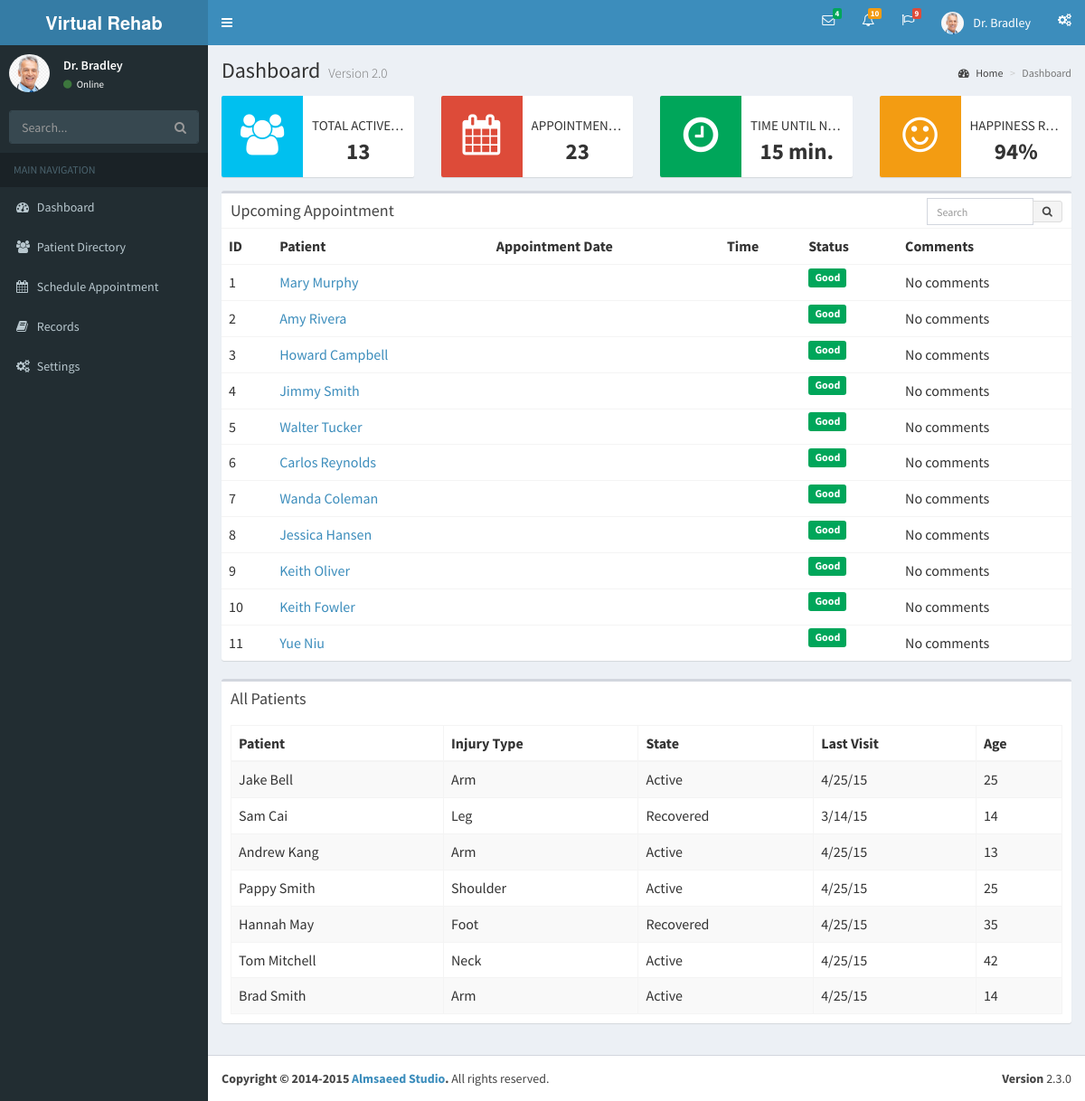
The app's page /, older data.
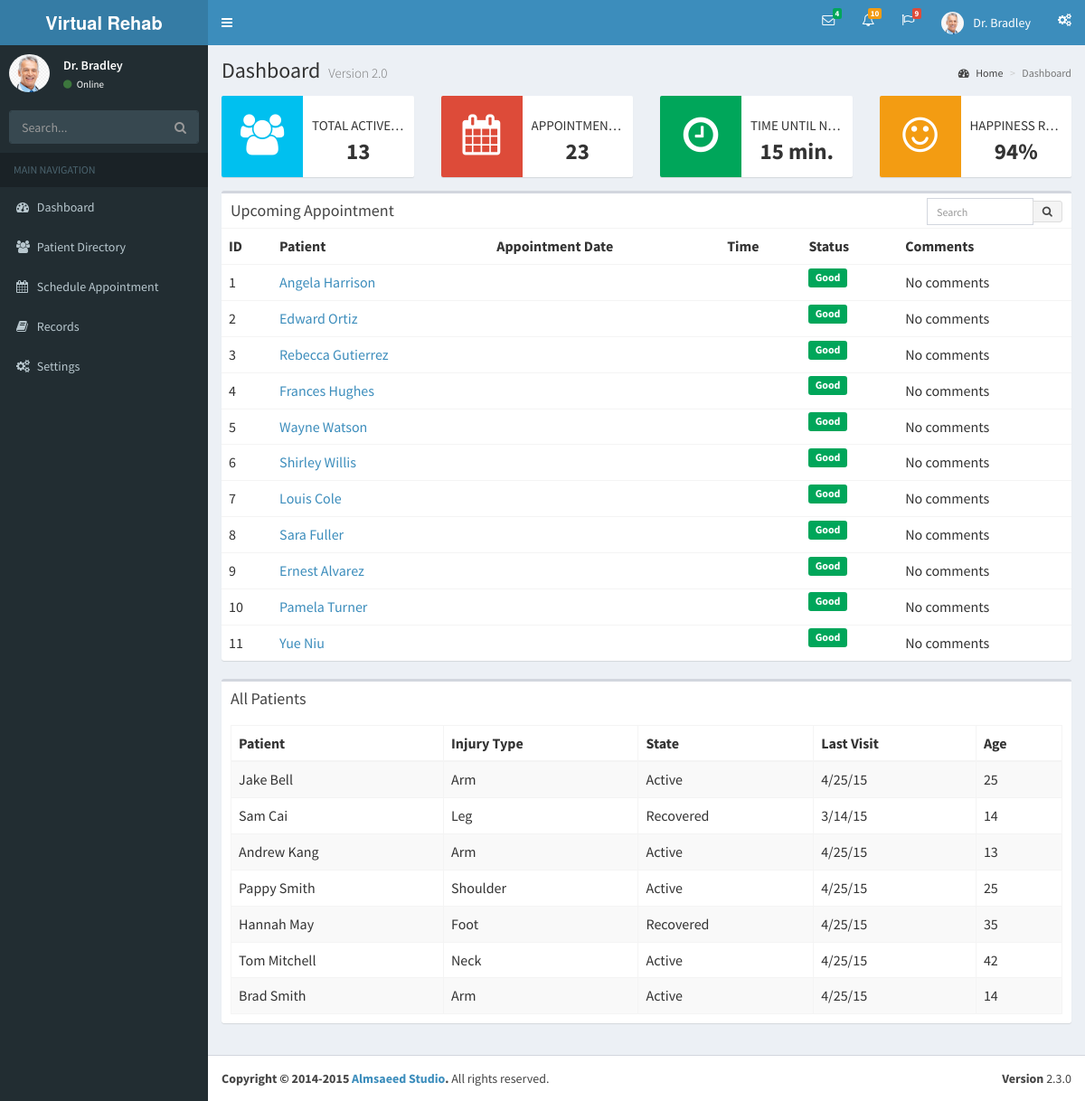
The same page, newer data.
### dashboard/models.py (models this page shows, shortened)
@python_2_unicode_compatible
class Patient(models.Model):
    doctor = models.ForeignKey(Doctor, on_delete=models.CASCADE)
    GENDER_CHOICES = (
        ('Male', 'Male'),
        ('Female', 'Female'),
    )
    first_name = models.CharField(max_length=20)
    last_name = models.CharField(max_length=20)
    def _get_full_name(self):
        return '%s %s' % (self.first_name, self.last_name)
    full_name = property(_get_full_name)
    DOB = models.DateField()
    def get_age(self):
        today = date.today()
        delta = today - self.DOB
        return delta.days / 365
    age = property(get_age)
    pub_date = models.DateTimeField('date published')
    last_appointment = models.DateTimeField(null=True, blank=True)
    gender = models.CharField(max_length=1, choices=GENDER_CHOICES)
    rehab_focus = models.CharField(max_length=20)
    phone_number = models.CharField(max_length=10)
    address = models.CharField(max_length=50)
    previous_injuries = models.CharField(max_length=50)
    notes = models.CharField(max_length=200)
    recovery_percentage = models.IntegerField(default=0)
    dummy_image = models.CharField(max_length=200, default="http://pixel.nymag.com/imgs/daily/intelligencer/2015/08/10/10-donald-trump-debate.w750.h560.2x.jpg")
    next_appointment = models.DateTimeField(null=True, blank=True)

### dashboard/views.py (the view)
# urls.py: url(r'^$', views.index, name='index'),
def index(request):
    upcoming_appointments = "temp"
    patient_list = Patient.objects.all()
    context = {
        'upcoming_appointments': upcoming_appointments,
        'patient_list': patient_list
        }
    return render(request, 'dashboard/index.html', context)

### dashboard/templates/dashboard/index.html (shortened to what this page needs)
{% extends 'base.html' %}
{% load staticfiles %}
{% block content %}
      <div class="content-wrapper" style="min-height:100%">
        <section class="content-header">
          <h1>
            Dashboard
            <small>Version 2.0</small>
          </h1>
          <ol class="breadcrumb">
            <li><a href="#"><i class="fa fa-dashboard"></i> Home</a></li>
            <li class="active">Dashboard</li>
          </ol>
        </section>
        <section class="content">
          <div class="row">
            <div class="col-md-3 col-sm-6 col-xs-12">
              <div class="info-box">
                <span class="info-box-icon bg-aqua"><i style="margin-top: 20px;" class="fa fa-users"></i></span>
                <div style="text-align:center;" class="info-box-content">
                  <span class="info-box-text" style="font-size:15px; padding-top:17px;">Total Active Patients</span>
                  <span class="info-box-number" style="font-size:25px;">13<small></small></span>
                </div>
              </div>
            </div>
            <div class="col-md-3 col-sm-6 col-xs-12">
              <div class="info-box">
                <span class="info-box-icon bg-red"><i style="margin-top: 20px;" class="fa fa-calendar"></i></span>
                <div style="text-align:center;" class="info-box-content">
                  <span class="info-box-text" style="font-size:15px; padding-top:17px;">Appointments this Week</span>
                  <span class="info-box-number" style="font-size:25px;">23</span>
                </div>
              </div>
            </div>
            <div class="col-md-3 col-sm-6 col-xs-12">
              <div style="text-align:center;" class="info-box">
                <span class="info-box-icon bg-green"><i style="margin-top: 20px;" class="fa fa-clock-o"></i></span>
                <div class="info-box-content">
                  <span class="info-box-text" style="font-size:15px; padding-top:17px;">Time until next Appointment</span>
                  <span class="info-box-number" style="font-size:25px;">15 min.</span>
                </div>
              </div>
            </div>
            <div class="col-md-3 col-sm-6 col-xs-12">
              <div style="text-align:center;" class="info-box">
                <span class="info-box-icon bg-yellow"><i style="margin-top: 20px;" class="fa fa-smile-o"></i></span>
                <div class="info-box-content">
                  <span class="info-box-text" style="font-size:15px; padding-top:17px;">Happiness Rating</span>
                  <span class="info-box-number" style="font-size:25px;">94%</span>
                </div>
              </div>
            </div>
          </div>
          <div class="row">
            <div class="col-xs-12">
              <div class="box">
                <div class="box-header">
                  <h3 class="box-title">Upcoming Appointment</h3>
                  <div class="box-tools">
                    <div class="input-group" style="width: 150px;">
                      <input type="text" name="table_search" class="form-control input-sm pull-right" placeholder="Search">
                      <div class="input-group-btn">
                        <button class="btn btn-sm btn-default"><i class="fa fa-search"></i></button>
                      </div>
                    </div>
                  </div>
                </div>
                <div class="box-body table-responsive no-padding">
                  <table class="table table-hover">
                    <tr>
                      <th>ID</th>
                      <th>Patient</th>
                      <th>Appointment Date</th>
                      <th>Time</th>
                      <th>Status</th>
                      <th>Comments</th>
                    </tr>
                    {% for patient in patient_list %}
                      <tr>
                        <td>{{ patient.id }}</td>
                        <td><a href="{% url 'dashboard:profile' patient.id %}">{{ patient.full_name }}</a></td>
                        <td>{{ patient.next_appointment|date:'n/j/Y' }}</td>
                        <td>{{ patient.next_appointment|date:'P' }}</td>
                        <td><span class="label label-success">Good</span></td>
                        <td>No comments</td>
                      </tr>
                    {% endfor %}
                  </table>
                </div>
              </div>
            </div>
          </div>
                    <div class="row">
            <div class="col-xs-12">
              <div class="box">
                <div class="box-header">
                  <h3 class="box-title">All Patients</h3>
                </div>
                <div class="box-body">
                  <table id="example1" class="table table-bordered table-striped">
                    <thead>
                      <tr>
                        <th>Patient</th>
                        <th>Injury Type</th>
                        <th>State</th>
                        <th>Last Visit</th>
                        <th>Age</th>
                      </tr>
                    </thead>
                    <tbody>
                      <tr>
                        <td>Jake Bell</td>
                        <td>Arm</td>
                        <td>Active</td>
                        <td> 4/25/15</td>
                        <td>25</td>
                      </tr>
                      <tr>
                        <td>Sam Cai</td>
                        <td>Leg</td>
                        <td>Recovered</td>
                        <td>3/14/15</td>
                        <td>14</td>
                      </tr>
                       <tr>
                        <td>Andrew Kang</td>
                        <td>Arm</td>
                        <td>Active</td>
                        <td> 4/25/15</td>
                        <td>13</td>
                      </tr>
                       <tr>
                        <td>Pappy Smith</td>
                        <td>Shoulder</td>
                        <td>Active</td>
                        <td> 4/25/15</td>
                        <td>25</td>
                      </tr>
                       <tr>
                        <td>Hannah May</td>
                        <td>Foot</td>
                        <td>Recovered</td>
                        <td> 4/25/15</td>
                        <td>35</td>
                      </tr>
                       <tr>
                        <td>Tom Mitchell</td>
                        <td>Neck</td>
                        <td>Active</td>
                        <td> 4/25/15</td>
                        <td>42</td>
                      </tr>
                       <tr>
                        <td>Brad Smith</td>
                        <td>Arm</td>
                        <td>Active</td>
                        <td> 4/25/15</td>
                        <td>14</td>
                      </tr>
                  </table>
                </div>
              </div>
            </div>
          </div>
        </section>
      </div>
      <footer class="main-footer">
        <div class="pull-right hidden-xs">
          <b>Version</b> 2.3.0
        </div>
        <strong>Copyright &copy; 2014-2015 <a href="http://almsaeedstudio.com">Almsaeed Studio</a>.</strong> All rights reserved.
      </footer>
{% endblock %}

### dashboard/templates/base.html (shortened to what this page needs)
{% load bootstrap3 %}
{% bootstrap_css %}
{% load staticfiles %}
<head>
    <link rel="stylesheet" href="/static/bootstrap/css/bootstrap.min.css">
    <link rel="stylesheet" href="https://maxcdn.bootstrapcdn.com/font-awesome/4.4.0/css/font-awesome.min.css">
    <link rel="stylesheet" href="https://code.ionicframework.com/ionicons/2.0.1/css/ionicons.min.css">
    <link rel="stylesheet" href="/static/plugins/jvectormap/jquery-jvectormap-1.2.2.css">
    <link rel="stylesheet" href="/static/plugins/datatables/dataTables.bootstrap.css">
    <link rel="stylesheet" href="/static/dist/css/AdminLTE.min.css">
    <link rel="stylesheet" href="/static/dist/css/skins/_all-skins.min.css">
</head>
  <body class="hold-transition skin-blue sidebar-mini">
    <div class="wrapper">
    <header class="main-header">
        <a href="{% url 'dashboard:index' %}" class="logo">
          <span class="logo-lg"><b>Virtual Rehab Platform</b></span>
        </a>
        <nav class="navbar navbar-static-top" role="navigation">
          <a href="#" class="sidebar-toggle" data-toggle="offcanvas" role="button">
          </a>
          <div class="navbar-custom-menu">
            <ul class="nav navbar-nav">
              <li class="dropdown messages-menu">
                <a href="#" class="dropdown-toggle" data-toggle="dropdown">
                  <i class="fa fa-envelope-o"></i>
                  <span class="label label-success">4</span>
                </a>
              </li>
              <li class="dropdown notifications-menu">
                <a href="#" class="dropdown-toggle" data-toggle="dropdown">
                  <i class="fa fa-bell-o"></i>
                  <span class="label label-warning">10</span>
                </a>
              </li>
              <li class="dropdown tasks-menu">
                <a href="#" class="dropdown-toggle" data-toggle="dropdown">
                  <i class="fa fa-flag-o"></i>
                  <span class="label label-danger">9</span>
                </a>
              </li>
              <li class="dropdown user user-menu">
                <a href="#" class="dropdown-toggle" data-toggle="dropdown">
                  <img src="/static/dist/img/doctor.png" class="user-image" alt="User Image">
                  <span class="hidden-xs">Dr. Bradley</span>
                </a>
              </li>
              <li>
                <a href="#" data-toggle="control-sidebar"><i class="fa fa-gears"></i></a>
              </li>
            </ul>
          </div>
        </nav>
    </header>
    <aside class="main-sidebar">
        <section class="sidebar">
          <div class="user-panel">
            <div class="pull-left image">
              <img src="/static/dist/img/doctor.png" class="img-circle" alt="User Image">
            </div>
            <div class="pull-left info">
              <p>Dr. Bradley</p>
              <a href="#"><i class="fa fa-circle text-success"></i> Online</a>
            </div>
          </div>
          <form action="#" method="get" class="sidebar-form">
            <div class="input-group">
              <input type="text" name="q" class="form-control" placeholder="Search...">
              <span class="input-group-btn">
                <button type="submit" name="search" id="search-btn" class="btn btn-flat"><i class="fa fa-search"></i></button>
              </span>
            </div>
          </form>
          <ul class="sidebar-menu">
            <li class="header">MAIN NAVIGATION</li>
            <li>
              <a href="{% url 'dashboard:index' %}">
                <i class="fa fa-dashboard"></i> <span>Dashboard</span>
              </a>
            </li>
            <li>
              <a href="{% url 'dashboard:profile' 1 %}">
                <i class="fa fa-users"></i> <span>Patient Directory</span>
              </a>
            </li>
            <li>
              <a href="{% url 'dashboard:session' %}">
                <i class="fa fa-calendar"></i> <span>Schedule Appointment</span>
              </a>
            </li>
            <li>
              <a href="#">
                <i class="fa fa-book"></i> <span>Records</span>
              </a>
            </li>
            <li>
              <a href="#">
                <i class="fa fa-gears"></i> <span>Settings</span>
              </a>
            </li>
          </ul>
        </section>
    </aside>
{% block content %}(no content){% endblock %}
    </div>
  </body>

### dashboard/templates/base.html (style rules this page uses)
h3 { color: red; }

Row changes from the older to the newer data that the page shows:
changed Patient id 1: full_name "Mary Murphy" → "Angela Harrison"
changed Patient id 2: full_name "Amy Rivera" → "Edward Ortiz"
changed Patient id 3: full_name "Howard Campbell" → "Rebecca Gutierrez"
changed Patient id 4: full_name "Jimmy Smith" → "Frances Hughes"
changed Patient id 5: full_name "Walter Tucker" → "Wayne Watson"
changed Patient id 6: full_name "Carlos Reynolds" → "Shirley Willis"
changed Patient id 7: full_name "Wanda Coleman" → "Louis Cole"
changed Patient id 8: full_name "Jessica Hansen" → "Sara Fuller"
changed Patient id 9: full_name "Keith Oliver" → "Ernest Alvarez"
changed Patient id 10: full_name "Keith Fowler" → "Pamela Turner"
